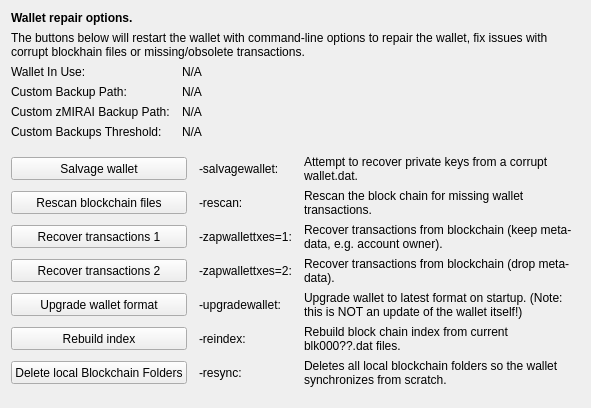
     <widget class="QWidget" name="tab_repair">
      <attribute name="title">
       <string>&amp;Wallet Repair</string>
      </attribute>
      <layout class="QGridLayout" name="gridLayout_4" columnstretch="0,0,0,0">
       <property name="horizontalSpacing">
        <number>12</number>
       </property>
       <item row="0" column="0" colspan="4">
        <widget class="QLabel" name="label_repair_header">
         <property name="font">
          <font>
           <weight>75</weight>
           <bold>true</bold>
          </font>
         </property>
         <property name="text">
          <string>Wallet repair options.</string>
         </property>
        </widget>
       </item>
       <item row="1" column="0" colspan="4">
        <widget class="QLabel" name="label_repair_helptext">
         <property name="font">
          <font>
           <weight>50</weight>
           <bold>false</bold>
          </font>
         </property>
         <property name="text">
          <string>The buttons below will restart the wallet with command-line options to repair the wallet, fix issues with corrupt blockhain files or missing/obsolete transactions.</string>
         </property>
         <property name="wordWrap">
          <bool>true</bool>
         </property>
        </widget>
       </item>
       <item row="2" column="0">
        <widget class="QLabel" name="wallet_path_label">
         <property name="text">
          <string>Wallet In Use:</string>
         </property>
        </widget>
       </item>
       <item row="2" column="1" colspan="3">
        <widget class="QLabel" name="wallet_path">
         <property name="cursor">
          <cursorShape>IBeamCursor</cursorShape>
         </property>
         <property name="text">
          <string>N/A</string>
         </property>
         <property name="textFormat">
          <enum>Qt::PlainText</enum>
         </property>
         <property name="textInteractionFlags">
          <set>Qt::LinksAccessibleByMouse|Qt::TextSelectableByKeyboard|Qt::TextSelectableByMouse</set>
         </property>
        </widget>
       </item>
       <item row="3" column="0">
        <widget class="QLabel" name="wallet_custombackuppath_label">
         <property name="visible">
          <bool>false</bool>
         </property>
         <property name="text">
          <string>Custom Backup Path:</string>
         </property>
        </widget>
       </item>
       <item row="3" column="1" colspan="3">
        <widget class="QLabel" name="wallet_custombackuppath">
         <property name="cursor">
          <cursorShape>IBeamCursor</cursorShape>
         </property>
         <property name="visible">
          <bool>false</bool>
         </property>
         <property name="text">
          <string>N/A</string>
         </property>
         <property name="textFormat">
          <enum>Qt::PlainText</enum>
         </property>
         <property name="textInteractionFlags">
          <set>Qt::LinksAccessibleByMouse|Qt::TextSelectableByKeyboard|Qt::TextSelectableByMouse</set>
         </property>
        </widget>
       </item>
       <item row="4" column="0">
        <widget class="QLabel" name="wallet_customzpivbackuppath_label">
         <property name="visible">
          <bool>false</bool>
         </property>
         <property name="text">
          <string>Custom zMIRAI Backup Path:</string>
         </property>
        </widget>
       </item>
       <item row="4" column="1" colspan="3">
        <widget class="QLabel" name="wallet_customzpivbackuppath">
         <property name="cursor">
          <cursorShape>IBeamCursor</cursorShape>
         </property>
         <property name="visible">
          <bool>false</bool>
         </property>
         <property name="text">
          <string>N/A</string>
         </property>
         <property name="textFormat">
          <enum>Qt::PlainText</enum>
         </property>
         <property name="textInteractionFlags">
          <set>Qt::LinksAccessibleByMouse|Qt::TextSelectableByKeyboard|Qt::TextSelectableByMouse</set>
         </property>
        </widget>
       </item>
       <item row="5" column="0">
        <widget class="QLabel" name="wallet_custombackupthreshold_label">
         <property name="visible">
          <bool>false</bool>
         </property>
         <property name="text">
          <string>Custom Backups Threshold:</string>
         </property>
        </widget>
       </item>
       <item row="5" column="1" colspan="3">
        <widget class="QLabel" name="wallet_custombackupthreshold">
         <property name="cursor">
          <cursorShape>IBeamCursor</cursorShape>
         </property>
         <property name="visible">
          <bool>false</bool>
         </property>
         <property name="text">
          <string>N/A</string>
         </property>
         <property name="textFormat">
          <enum>Qt::PlainText</enum>
         </property>
         <property name="textInteractionFlags">
          <set>Qt::LinksAccessibleByMouse|Qt::TextSelectableByKeyboard|Qt::TextSelectableByMouse</set>
         </property>
        </widget>
       </item>
       <item row="6" column="0">
        <spacer name="verticalSpacer_repair1">
         <property name="orientation">
          <enum>Qt::Vertical</enum>
         </property>
         <property name="sizeHint" stdset="0">
          <size>
           <width>10</width>
           <height>10</height>
          </size>
         </property>
        </spacer>
       </item>
       <item row="7" column="0" colspan="2">
        <widget class="QPushButton" name="btn_salvagewallet">
         <property name="minimumSize">
          <size>
           <width>100</width>
           <height>23</height>
          </size>
         </property>
         <property name="text">
          <string>Salvage wallet</string>
         </property>
        </widget>
       </item>
       <item row="7" column="2">
        <widget class="QLabel" name="label_repair_salvage_command">
         <property name="text">
          <string notr="true">-salvagewallet:</string>
         </property>
        </widget>
       </item>
       <item row="7" column="3">
        <widget class="QLabel" name="label_repair_salvage">
         <property name="text">
          <string>Attempt to recover private keys from a corrupt wallet.dat.</string>
         </property>
         <property name="wordWrap">
          <bool>true</bool>
         </property>
        </widget>
       </item>
       <item row="8" column="0" colspan="2">
        <widget class="QPushButton" name="btn_rescan">
         <property name="minimumSize">
          <size>
           <width>100</width>
           <height>23</height>
          </size>
         </property>
         <property name="text">
          <string>Rescan blockchain files</string>
         </property>
        </widget>
       </item>
       <item row="8" column="2">
        <widget class="QLabel" name="label_repair_rescan_command">
         <property name="text">
          <string notr="true">-rescan:</string>
         </property>
        </widget>
       </item>
       <item row="8" column="3">
        <widget class="QLabel" name="label_repair_rescan">
         <property name="text">
          <string>Rescan the block chain for missing wallet transactions.</string>
         </property>
         <property name="wordWrap">
          <bool>true</bool>
         </property>
        </widget>
       </item>
       <item row="9" column="0" colspan="2">
        <widget class="QPushButton" name="btn_zapwallettxes1">
         <property name="minimumSize">
          <size>
           <width>100</width>
           <height>23</height>
          </size>
         </property>
         <property name="text">
          <string>Recover transactions 1</string>
         </property>
        </widget>
       </item>
       <item row="9" column="2">
        <widget class="QLabel" name="label_repair_zap1_command">
         <property name="text">
          <string notr="true">-zapwallettxes=1:</string>
         </property>
        </widget>
       </item>
       <item row="9" column="3">
        <widget class="QLabel" name="label_repair_zap1">
         <property name="text">
          <string>Recover transactions from blockchain (keep meta-data, e.g. account owner).</string>
         </property>
         <property name="wordWrap">
          <bool>true</bool>
         </property>
        </widget>
       </item>
       <item row="10" column="0" colspan="2">
        <widget class="QPushButton" name="btn_zapwallettxes2">
         <property name="minimumSize">
          <size>
           <width>100</width>
           <height>23</height>
          </size>
         </property>
         <property name="text">
          <string>Recover transactions 2</string>
         </property>
        </widget>
       </item>
       <item row="10" column="2">
        <widget class="QLabel" name="label_repair_zap2_command">
         <property name="text">
          <string notr="true">-zapwallettxes=2:</string>
         </property>
        </widget>
       </item>
       <item row="10" column="3">
        <widget class="QLabel" name="label_repair_zap2">
         <property name="text">
          <string>Recover transactions from blockchain (drop meta-data).</string>
         </property>
         <property name="wordWrap">
          <bool>true</bool>
         </property>
        </widget>
       </item>
       <item row="11" column="0" colspan="2">
        <widget class="QPushButton" name="btn_upgradewallet">
         <property name="minimumSize">
          <size>
           <width>100</width>
           <height>23</height>
          </size>
         </property>
         <property name="text">
          <string>Upgrade wallet format</string>
         </property>
        </widget>
       </item>
       <item row="11" column="2">
        <widget class="QLabel" name="label_repair_upgrade_command">
         <property name="text">
          <string notr="true">-upgradewallet:</string>
         </property>
        </widget>
       </item>
       <item row="11" column="3">
        <widget class="QLabel" name="label_repair_upgrade">
         <property name="text">
          <string>Upgrade wallet to latest format on startup. (Note: this is NOT an update of the wallet itself!)</string>
         </property>
         <property name="wordWrap">
          <bool>true</bool>
         </property>
        </widget>
       </item>
       <item row="12" column="0" colspan="2">
        <widget class="QPushButton" name="btn_reindex">
         <property name="minimumSize">
          <size>
           <width>100</width>
           <height>23</height>
          </size>
         </property>
         <property name="text">
          <string>Rebuild index</string>
         </property>
        </widget>
       </item>
       <item row="12" column="2">
        <widget class="QLabel" name="label_repair_reindex_command">
         <property name="text">
          <string notr="true">-reindex:</string>
         </property>
        </widget>
       </item>
       <item row="12" column="3">
        <widget class="QLabel" name="label_repair_reindex">
         <property name="text">
          <string>Rebuild block chain index from current blk000??.dat files.</string>
         </property>
         <property name="wordWrap">
          <bool>true</bool>
         </property>
        </widget>
       </item>
       <item row="13" column="0" colspan="2">
        <widget class="QPushButton" name="btn_resync">
         <property name="minimumSize">
          <size>
           <width>100</width>
           <height>23</height>
          </size>
         </property>
         <property name="text">
          <string>Delete local Blockchain Folders</string>
         </property>
        </widget>
       </item>
       <item row="13" column="2">
        <widget class="QLabel" name="label_repair_resync_command">
         <property name="text">
          <string>-resync:</string>
         </property>
        </widget>
       </item>
       <item row="13" column="3">
        <widget class="QLabel" name="label_repair_resync">
         <property name="text">
          <string>Deletes all local blockchain folders so the wallet synchronizes from scratch.</string>
         </property>
         <property name="wordWrap">
          <bool>true</bool>
         </property>
        </widget>
       </item>
       <item row="14" column="0">
        <spacer name="verticalSpacer_repair2">
         <property name="orientation">
          <enum>Qt::Vertical</enum>
         </property>
         <property name="sizeHint" stdset="0">
          <size>
           <width>20</width>
           <height>10</height>
          </size>
         </property>
        </spacer>
       </item>
      </layout>
     </widget>
